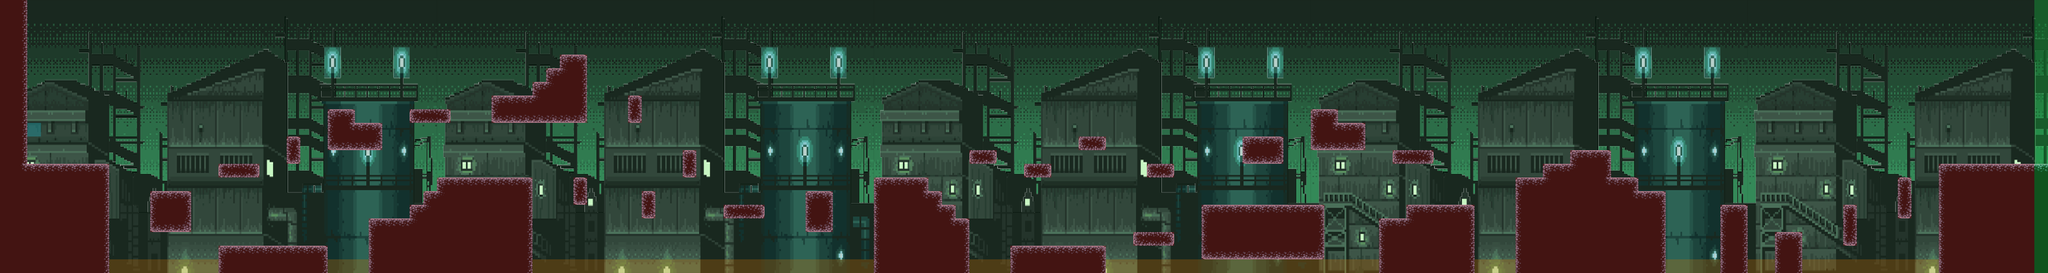

This is a level from a 2D game, rendered from its Tiled map with the project's own tilesets. A one-line summary and the map file follow, with tile-layer data summarised:
An orthogonal 150x20 tile map with 32x32 px tiles, 5 tile layers (Sky, Crane, Buildings, Platforms, ...).

<map version="1.2" tiledversion="1.2.4" orientation="orthogonal" renderorder="right-down" width="150" height="20" tilewidth="32" tileheight="32" infinite="0" nextlayerid="6" nextobjectid="1">
 <tileset firstgid="1" name="patron6" tilewidth="32" tileheight="32" tilecount="3082" columns="67">
  <image source="patron6.png" width="2156" height="1472" />
 </tileset>
 <layer id="1" name="Sky" width="150" height="20">
  <properties>
   <property name="Speed" type="float" value="0.6" />
  </properties>
  <data>[3000 cells, 3000 non-empty, 640 distinct tile ids]</data>
 </layer>
 <layer id="2" name="Crane" width="150" height="20">
  <properties>
   <property name="Speed" type="float" value="0.3" />
  </properties>
  <data>[3000 cells, 3000 non-empty, 640 distinct tile ids]</data>
 </layer>
 <layer id="3" name="Buildings" width="150" height="20">
  <properties>
   <property name="Speed" type="float" value="0.2" />
  </properties>
  <data>[3000 cells, 3000 non-empty, 640 distinct tile ids]</data>
 </layer>
 <layer id="4" name="Platforms" width="150" height="20">
  <data>[3000 cells, 568 non-empty, 17 distinct tile ids]</data>
 </layer>
 <layer id="5" name="Colliders" width="150" height="20" opacity="0.29">
  <data>[3000 cells, 659 non-empty, 4 distinct tile ids]</data>
 </layer>
</map>